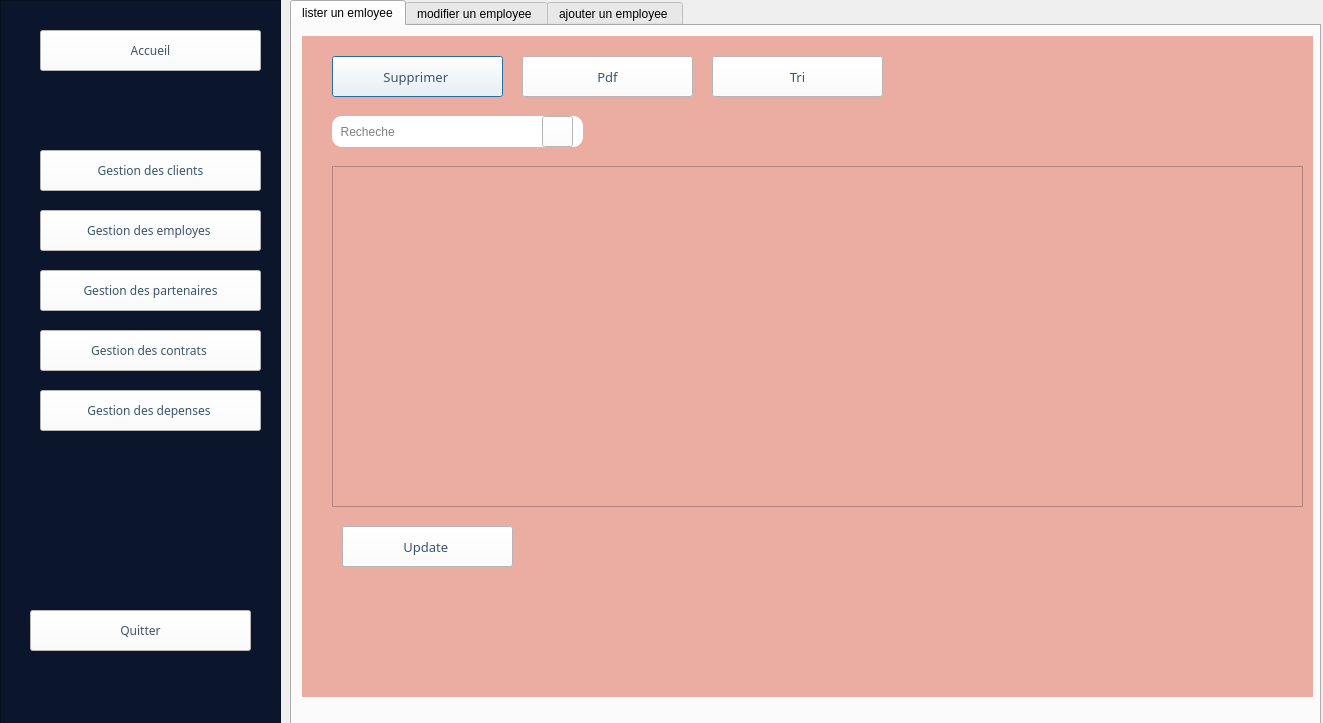
<?xml version="1.0" encoding="UTF-8"?>
<ui version="4.0">
 <class>nour</class>
 <widget class="QDialog" name="nour">
  <property name="geometry">
   <rect>
    <x>0</x>
    <y>0</y>
    <width>1323</width>
    <height>723</height>
   </rect>
  </property>
  <property name="windowTitle">
   <string>Dialog</string>
  </property>
  <widget class="QTabWidget" name="tabWidget">
   <property name="geometry">
    <rect>
     <x>290</x>
     <y>0</y>
     <width>1031</width>
     <height>751</height>
    </rect>
   </property>
   <property name="currentIndex">
    <number>0</number>
   </property>
   <widget class="QWidget" name="tab">
    <attribute name="title">
     <string>lister un emloyee</string>
    </attribute>
    <widget class="QWidget" name="widget_4" native="true">
     <property name="geometry">
      <rect>
       <x>10</x>
       <y>10</y>
       <width>1011</width>
       <height>661</height>
      </rect>
     </property>
     <property name="styleSheet">
      <string notr="true">background-color: rgb(235, 172, 162);
</string>
     </property>
     <widget class="QPushButton" name="pushButton_19">
      <property name="geometry">
       <rect>
        <x>30</x>
        <y>20</y>
        <width>171</width>
        <height>41</height>
       </rect>
      </property>
      <property name="font">
       <font>
        <family>Showcard Gothic</family>
        <pointsize>10</pointsize>
       </font>
      </property>
      <property name="styleSheet">
       <string notr="true">color: rgb(59, 85, 109);
background-color: rgb(255, 255, 255);</string>
      </property>
      <property name="text">
       <string>Supprimer </string>
      </property>
     </widget>
     <widget class="QPushButton" name="pushButton_21">
      <property name="geometry">
       <rect>
        <x>220</x>
        <y>20</y>
        <width>171</width>
        <height>41</height>
       </rect>
      </property>
      <property name="font">
       <font>
        <family>Showcard Gothic</family>
        <pointsize>10</pointsize>
       </font>
      </property>
      <property name="styleSheet">
       <string notr="true">color: rgb(59, 85, 109);
background-color: rgb(255, 255, 255);</string>
      </property>
      <property name="text">
       <string>Pdf</string>
      </property>
     </widget>
     <widget class="QPushButton" name="pushButton_22">
      <property name="geometry">
       <rect>
        <x>40</x>
        <y>490</y>
        <width>171</width>
        <height>41</height>
       </rect>
      </property>
      <property name="font">
       <font>
        <family>Showcard Gothic</family>
        <pointsize>10</pointsize>
       </font>
      </property>
      <property name="styleSheet">
       <string notr="true">color: rgb(59, 85, 109);
background-color: rgb(255, 255, 255);</string>
      </property>
      <property name="text">
       <string>Update </string>
      </property>
     </widget>
     <widget class="QTableView" name="tableView">
      <property name="geometry">
       <rect>
        <x>30</x>
        <y>130</y>
        <width>971</width>
        <height>341</height>
       </rect>
      </property>
      <property name="font">
       <font>
        <family>Trebuchet MS</family>
        <pointsize>9</pointsize>
        <italic>true</italic>
        <bold>false</bold>
       </font>
      </property>
      <property name="styleSheet">
       <string notr="true">

font: italic 9pt &quot;Trebuchet MS&quot;;</string>
      </property>
     </widget>
     <widget class="QPushButton" name="pushButton_23">
      <property name="geometry">
       <rect>
        <x>410</x>
        <y>20</y>
        <width>171</width>
        <height>41</height>
       </rect>
      </property>
      <property name="font">
       <font>
        <family>Showcard Gothic</family>
        <pointsize>10</pointsize>
       </font>
      </property>
      <property name="styleSheet">
       <string notr="true">color: rgb(59, 85, 109);
background-color: rgb(255, 255, 255);</string>
      </property>
      <property name="text">
       <string>Tri</string>
      </property>
     </widget>
     <widget class="QLineEdit" name="lineEdit_2">
      <property name="geometry">
       <rect>
        <x>30</x>
        <y>80</y>
        <width>251</width>
        <height>31</height>
       </rect>
      </property>
      <property name="styleSheet">
       <string notr="true">background-color: rgb(255, 255, 255);
border-radius: 10px;</string>
      </property>
      <property name="placeholderText">
       <string>  Recheche</string>
      </property>
     </widget>
     <widget class="QPushButton" name="pushButton_25">
      <property name="geometry">
       <rect>
        <x>240</x>
        <y>80</y>
        <width>31</width>
        <height>31</height>
       </rect>
      </property>
      <property name="styleSheet">
       <string notr="true">background-color: rgb(255, 255, 255);</string>
      </property>
      <property name="text">
       <string/>
      </property>
      <property name="icon">
       <iconset>
        <normaloff>../../../Pictures/research.png</normaloff>../../../Pictures/research.png</iconset>
      </property>
     </widget>
    </widget>
   </widget>
   <widget class="QWidget" name="">
    <attribute name="title">
     <string>modifier un employee </string>
    </attribute>
    <widget class="QWidget" name="widget_3" native="true">
     <property name="geometry">
      <rect>
       <x>20</x>
       <y>20</y>
       <width>861</width>
       <height>621</height>
      </rect>
     </property>
     <property name="styleSheet">
      <string notr="true">/*background-color: rgb(235, 172, 162);*/
/*background-color: rgb(190, 211, 195);*/
/*background-color: rgb(95, 194, 186);*/
background-color: rgb(235, 172, 162);
border-radius: 40px;</string>
     </property>
     <widget class="QLineEdit" name="cin_2">
      <property name="geometry">
       <rect>
        <x>10</x>
        <y>120</y>
        <width>171</width>
        <height>22</height>
       </rect>
      </property>
      <property name="font">
       <font>
        <family>Segoe Print</family>
        <bold>false</bold>
       </font>
      </property>
      <property name="styleSheet">
       <string notr="true">background-color: rgb(255, 255, 255);
border-radius: 10px;
</string>
      </property>
     </widget>
     <widget class="QLabel" name="label_8">
      <property name="geometry">
       <rect>
        <x>20</x>
        <y>90</y>
        <width>131</width>
        <height>16</height>
       </rect>
      </property>
      <property name="font">
       <font>
        <family>Segoe Print</family>
        <pointsize>11</pointsize>
        <bold>false</bold>
       </font>
      </property>
      <property name="text">
       <string>CIN</string>
      </property>
     </widget>
     <widget class="QLineEdit" name="prenom_2">
      <property name="geometry">
       <rect>
        <x>20</x>
        <y>190</y>
        <width>171</width>
        <height>22</height>
       </rect>
      </property>
      <property name="font">
       <font>
        <family>Segoe Print</family>
       </font>
      </property>
      <property name="styleSheet">
       <string notr="true">background-color: rgb(255, 255, 255);
border-radius: 10px;</string>
      </property>
     </widget>
     <widget class="QLineEdit" name="email_2">
      <property name="geometry">
       <rect>
        <x>20</x>
        <y>260</y>
        <width>171</width>
        <height>22</height>
       </rect>
      </property>
      <property name="font">
       <font>
        <family>Segoe Print</family>
       </font>
      </property>
      <property name="styleSheet">
       <string notr="true">background-color: rgb(255, 255, 255);
border-radius: 10px;</string>
      </property>
     </widget>
     <widget class="QLineEdit" name="nom_2">
      <property name="geometry">
       <rect>
        <x>260</x>
        <y>120</y>
        <width>181</width>
        <height>21</height>
       </rect>
      </property>
      <property name="font">
       <font>
        <family>Segoe Print</family>
       </font>
      </property>
      <property name="styleSheet">
       <string notr="true">background-color: rgb(255, 255, 255);
border-radius: 10px;</string>
      </property>
     </widget>
     <widget class="QLineEdit" name="salaire_2">
      <property name="geometry">
       <rect>
        <x>20</x>
        <y>340</y>
        <width>161</width>
        <height>22</height>
       </rect>
      </property>
      <property name="font">
       <font>
        <family>Segoe Print</family>
       </font>
      </property>
      <property name="styleSheet">
       <string notr="true">background-color: rgb(255, 255, 255);
border-radius: 10px;
</string>
      </property>
     </widget>
     <widget class="QLineEdit" name="fonction_2">
      <property name="geometry">
       <rect>
        <x>530</x>
        <y>120</y>
        <width>201</width>
        <height>22</height>
       </rect>
      </property>
      <property name="font">
       <font>
        <family>Segoe Print</family>
       </font>
      </property>
      <property name="styleSheet">
       <string notr="true">background-color: rgb(255, 255, 255);
border-radius: 10px;</string>
      </property>
     </widget>
     <widget class="QLabel" name="label_11">
      <property name="geometry">
       <rect>
        <x>20</x>
        <y>160</y>
        <width>131</width>
        <height>16</height>
       </rect>
      </property>
      <property name="font">
       <font>
        <family>Segoe Print</family>
        <pointsize>11</pointsize>
        <bold>false</bold>
       </font>
      </property>
      <property name="text">
       <string>Prenom</string>
      </property>
     </widget>
     <widget class="QLabel" name="label_12">
      <property name="geometry">
       <rect>
        <x>30</x>
        <y>230</y>
        <width>171</width>
        <height>21</height>
       </rect>
      </property>
      <property name="font">
       <font>
        <family>Segoe Print</family>
        <pointsize>11</pointsize>
        <bold>false</bold>
       </font>
      </property>
      <property name="text">
       <string>Email de l'employee</string>
      </property>
     </widget>
     <widget class="QLabel" name="label_13">
      <property name="geometry">
       <rect>
        <x>30</x>
        <y>310</y>
        <width>161</width>
        <height>16</height>
       </rect>
      </property>
      <property name="font">
       <font>
        <family>Segoe Print</family>
        <pointsize>11</pointsize>
        <bold>false</bold>
       </font>
      </property>
      <property name="text">
       <string>Salaire</string>
      </property>
     </widget>
     <widget class="QLabel" name="label_14">
      <property name="geometry">
       <rect>
        <x>20</x>
        <y>380</y>
        <width>201</width>
        <height>16</height>
       </rect>
      </property>
      <property name="font">
       <font>
        <family>Segoe Print</family>
        <pointsize>11</pointsize>
        <bold>false</bold>
       </font>
      </property>
      <property name="text">
       <string>Numero de telephone </string>
      </property>
     </widget>
     <widget class="QLabel" name="label_15">
      <property name="geometry">
       <rect>
        <x>260</x>
        <y>90</y>
        <width>181</width>
        <height>16</height>
       </rect>
      </property>
      <property name="font">
       <font>
        <family>Segoe Print</family>
        <pointsize>11</pointsize>
        <bold>false</bold>
       </font>
      </property>
      <property name="text">
       <string>Nom</string>
      </property>
     </widget>
     <widget class="QLabel" name="label_16">
      <property name="geometry">
       <rect>
        <x>250</x>
        <y>160</y>
        <width>151</width>
        <height>16</height>
       </rect>
      </property>
      <property name="font">
       <font>
        <family>Segoe Print</family>
        <pointsize>11</pointsize>
        <bold>false</bold>
       </font>
      </property>
      <property name="text">
       <string>Date d'embauche </string>
      </property>
     </widget>
     <widget class="QLabel" name="label_17">
      <property name="geometry">
       <rect>
        <x>20</x>
        <y>10</y>
        <width>351</width>
        <height>41</height>
       </rect>
      </property>
      <property name="font">
       <font>
        <family>Segoe Print</family>
        <pointsize>16</pointsize>
        <bold>true</bold>
       </font>
      </property>
      <property name="styleSheet">
       <string notr="true">color: rgb(0, 0, 0);</string>
      </property>
      <property name="text">
       <string>Modifier un employee</string>
      </property>
     </widget>
     <widget class="QLabel" name="label_18">
      <property name="geometry">
       <rect>
        <x>550</x>
        <y>90</y>
        <width>181</width>
        <height>16</height>
       </rect>
      </property>
      <property name="font">
       <font>
        <family>Segoe Print</family>
        <pointsize>11</pointsize>
        <bold>false</bold>
       </font>
      </property>
      <property name="text">
       <string>fonction</string>
      </property>
     </widget>
     <widget class="QLineEdit" name="numero_2">
      <property name="geometry">
       <rect>
        <x>20</x>
        <y>410</y>
        <width>161</width>
        <height>22</height>
       </rect>
      </property>
      <property name="font">
       <font>
        <family>Segoe Print</family>
       </font>
      </property>
      <property name="styleSheet">
       <string notr="true">background-color: rgb(255, 255, 255);
border-radius: 10px;
</string>
      </property>
     </widget>
     <widget class="QDateTimeEdit" name="deb_2">
      <property name="geometry">
       <rect>
        <x>250</x>
        <y>200</y>
        <width>201</width>
        <height>21</height>
       </rect>
      </property>
      <property name="styleSheet">
       <string notr="true">background-color: rgb(255, 255, 255);
border-radius: 10px;</string>
      </property>
     </widget>
    </widget>
    <widget class="QPushButton" name="pushButton_9">
     <property name="geometry">
      <rect>
       <x>860</x>
       <y>650</y>
       <width>151</width>
       <height>31</height>
      </rect>
     </property>
     <property name="font">
      <font>
       <family>Segoe Print</family>
       <pointsize>10</pointsize>
       <bold>true</bold>
      </font>
     </property>
     <property name="styleSheet">
      <string notr="true">background-color: rgb(255, 255, 255);
</string>
     </property>
     <property name="text">
      <string>valider </string>
     </property>
    </widget>
   </widget>
   <widget class="QWidget" name="tab_2">
    <attribute name="title">
     <string>ajouter un employee </string>
    </attribute>
    <widget class="QWidget" name="widget_2" native="true">
     <property name="geometry">
      <rect>
       <x>30</x>
       <y>10</y>
       <width>871</width>
       <height>631</height>
      </rect>
     </property>
     <property name="styleSheet">
      <string notr="true">/*background-color: rgb(235, 172, 162);*/
/*background-color: rgb(190, 211, 195);*/
/*background-color: rgb(95, 194, 186);*/
background-color: rgb(235, 172, 162);
border-radius: 40px;</string>
     </property>
     <widget class="QLineEdit" name="cin">
      <property name="geometry">
       <rect>
        <x>10</x>
        <y>120</y>
        <width>171</width>
        <height>22</height>
       </rect>
      </property>
      <property name="font">
       <font>
        <family>Segoe Print</family>
        <bold>false</bold>
       </font>
      </property>
      <property name="styleSheet">
       <string notr="true">background-color: rgb(255, 255, 255);
border-radius: 10px;
</string>
      </property>
     </widget>
     <widget class="QLabel" name="label">
      <property name="geometry">
       <rect>
        <x>20</x>
        <y>90</y>
        <width>131</width>
        <height>16</height>
       </rect>
      </property>
      <property name="font">
       <font>
        <family>Segoe Print</family>
        <pointsize>11</pointsize>
        <bold>false</bold>
       </font>
      </property>
      <property name="text">
       <string>CIN</string>
      </property>
     </widget>
     <widget class="QLineEdit" name="prenom">
      <property name="geometry">
       <rect>
        <x>20</x>
        <y>190</y>
        <width>171</width>
        <height>22</height>
       </rect>
      </property>
      <property name="font">
       <font>
        <family>Segoe Print</family>
       </font>
      </property>
      <property name="styleSheet">
       <string notr="true">background-color: rgb(255, 255, 255);
border-radius: 10px;</string>
      </property>
     </widget>
     <widget class="QLineEdit" name="email">
      <property name="geometry">
       <rect>
        <x>20</x>
        <y>260</y>
        <width>171</width>
        <height>22</height>
       </rect>
      </property>
      <property name="font">
       <font>
        <family>Segoe Print</family>
       </font>
      </property>
      <property name="styleSheet">
       <string notr="true">background-color: rgb(255, 255, 255);
border-radius: 10px;</string>
      </property>
     </widget>
     <widget class="QLineEdit" name="nom">
      <property name="geometry">
       <rect>
        <x>260</x>
        <y>120</y>
        <width>181</width>
        <height>21</height>
       </rect>
      </property>
      <property name="font">
       <font>
        <family>Segoe Print</family>
       </font>
      </property>
      <property name="styleSheet">
       <string notr="true">background-color: rgb(255, 255, 255);
border-radius: 10px;</string>
      </property>
     </widget>
     <widget class="QLineEdit" name="salaire">
      <property name="geometry">
       <rect>
        <x>20</x>
        <y>340</y>
        <width>161</width>
        <height>22</height>
       </rect>
      </property>
      <property name="font">
       <font>
        <family>Segoe Print</family>
       </font>
      </property>
      <property name="styleSheet">
       <string notr="true">background-color: rgb(255, 255, 255);
border-radius: 10px;
</string>
      </property>
     </widget>
     <widget class="QLineEdit" name="fonction">
      <property name="geometry">
       <rect>
        <x>530</x>
        <y>120</y>
        <width>201</width>
        <height>22</height>
       </rect>
      </property>
      <property name="font">
       <font>
        <family>Segoe Print</family>
       </font>
      </property>
      <property name="styleSheet">
       <string notr="true">background-color: rgb(255, 255, 255);
border-radius: 10px;</string>
      </property>
     </widget>
     <widget class="QLabel" name="label_5">
      <property name="geometry">
       <rect>
        <x>20</x>
        <y>160</y>
        <width>131</width>
        <height>16</height>
       </rect>
      </property>
      <property name="font">
       <font>
        <family>Segoe Print</family>
        <pointsize>11</pointsize>
        <bold>false</bold>
       </font>
      </property>
      <property name="text">
       <string>Prenom</string>
      </property>
     </widget>
     <widget class="QLabel" name="label_2">
      <property name="geometry">
       <rect>
        <x>30</x>
        <y>230</y>
        <width>171</width>
        <height>21</height>
       </rect>
      </property>
      <property name="font">
       <font>
        <family>Segoe Print</family>
        <pointsize>11</pointsize>
        <bold>false</bold>
       </font>
      </property>
      <property name="text">
       <string>Email de l'employee</string>
      </property>
     </widget>
     <widget class="QLabel" name="label_3">
      <property name="geometry">
       <rect>
        <x>30</x>
        <y>310</y>
        <width>161</width>
        <height>16</height>
       </rect>
      </property>
      <property name="font">
       <font>
        <family>Segoe Print</family>
        <pointsize>11</pointsize>
        <bold>false</bold>
       </font>
      </property>
      <property name="text">
       <string>Salaire</string>
      </property>
     </widget>
     <widget class="QLabel" name="label_6">
      <property name="geometry">
       <rect>
        <x>20</x>
        <y>380</y>
        <width>201</width>
        <height>16</height>
       </rect>
      </property>
      <property name="font">
       <font>
        <family>Segoe Print</family>
        <pointsize>11</pointsize>
        <bold>false</bold>
       </font>
      </property>
      <property name="text">
       <string>Numero de telephone </string>
      </property>
     </widget>
     <widget class="QLabel" name="label_4">
      <property name="geometry">
       <rect>
        <x>260</x>
        <y>90</y>
        <width>181</width>
        <height>16</height>
       </rect>
      </property>
      <property name="font">
       <font>
        <family>Segoe Print</family>
        <pointsize>11</pointsize>
        <bold>false</bold>
       </font>
      </property>
      <property name="text">
       <string>Nom</string>
      </property>
     </widget>
     <widget class="QLabel" name="label_9">
      <property name="geometry">
       <rect>
        <x>250</x>
        <y>160</y>
        <width>151</width>
        <height>16</height>
       </rect>
      </property>
      <property name="font">
       <font>
        <family>Segoe Print</family>
        <pointsize>11</pointsize>
        <bold>false</bold>
       </font>
      </property>
      <property name="text">
       <string>Date d'embauche </string>
      </property>
     </widget>
     <widget class="QLabel" name="label_7">
      <property name="geometry">
       <rect>
        <x>20</x>
        <y>10</y>
        <width>351</width>
        <height>41</height>
       </rect>
      </property>
      <property name="font">
       <font>
        <family>Segoe Print</family>
        <pointsize>16</pointsize>
        <bold>true</bold>
       </font>
      </property>
      <property name="styleSheet">
       <string notr="true">color: rgb(0, 0, 0);</string>
      </property>
      <property name="text">
       <string>Formulaire Du employee </string>
      </property>
     </widget>
     <widget class="QLabel" name="label_10">
      <property name="geometry">
       <rect>
        <x>550</x>
        <y>90</y>
        <width>181</width>
        <height>16</height>
       </rect>
      </property>
      <property name="font">
       <font>
        <family>Segoe Print</family>
        <pointsize>11</pointsize>
        <bold>false</bold>
       </font>
      </property>
      <property name="text">
       <string>fonction</string>
      </property>
     </widget>
     <widget class="QLineEdit" name="numero">
      <property name="geometry">
       <rect>
        <x>20</x>
        <y>410</y>
        <width>161</width>
        <height>22</height>
       </rect>
      </property>
      <property name="font">
       <font>
        <family>Segoe Print</family>
       </font>
      </property>
      <property name="styleSheet">
       <string notr="true">background-color: rgb(255, 255, 255);
border-radius: 10px;
</string>
      </property>
     </widget>
     <widget class="QDateTimeEdit" name="de">
      <property name="geometry">
       <rect>
        <x>250</x>
        <y>200</y>
        <width>201</width>
        <height>21</height>
       </rect>
      </property>
      <property name="styleSheet">
       <string notr="true">background-color: rgb(255, 255, 255);
border-radius: 10px;</string>
      </property>
     </widget>
    </widget>
    <widget class="QPushButton" name="pushButton_8">
     <property name="geometry">
      <rect>
       <x>910</x>
       <y>640</y>
       <width>75</width>
       <height>24</height>
      </rect>
     </property>
     <property name="text">
      <string>valider</string>
     </property>
    </widget>
   </widget>
  </widget>
  <widget class="QFrame" name="frame">
   <property name="geometry">
    <rect>
     <x>0</x>
     <y>0</y>
     <width>281</width>
     <height>791</height>
    </rect>
   </property>
   <property name="styleSheet">
    <string notr="true">background-color: rgb(11, 22, 44);</string>
   </property>
   <property name="frameShape">
    <enum>QFrame::StyledPanel</enum>
   </property>
   <property name="frameShadow">
    <enum>QFrame::Raised</enum>
   </property>
   <widget class="QPushButton" name="pushButton">
    <property name="geometry">
     <rect>
      <x>40</x>
      <y>30</y>
      <width>221</width>
      <height>41</height>
     </rect>
    </property>
    <property name="font">
     <font>
      <family>Showcard Gothic</family>
     </font>
    </property>
    <property name="styleSheet">
     <string notr="true">background-color: rgb(255, 255, 255);
color: rgb(59, 85, 109);
  padding: 10px ;</string>
    </property>
    <property name="text">
     <string>Accueil</string>
    </property>
   </widget>
   <widget class="QPushButton" name="pushButton_2">
    <property name="geometry">
     <rect>
      <x>40</x>
      <y>150</y>
      <width>221</width>
      <height>41</height>
     </rect>
    </property>
    <property name="font">
     <font>
      <family>Showcard Gothic</family>
     </font>
    </property>
    <property name="styleSheet">
     <string notr="true">background-color: rgb(255, 255, 255);
color: rgb(59, 85, 109);</string>
    </property>
    <property name="text">
     <string>Gestion des clients</string>
    </property>
   </widget>
   <widget class="QPushButton" name="pushButton_3">
    <property name="geometry">
     <rect>
      <x>40</x>
      <y>210</y>
      <width>221</width>
      <height>41</height>
     </rect>
    </property>
    <property name="font">
     <font>
      <family>Showcard Gothic</family>
     </font>
    </property>
    <property name="styleSheet">
     <string notr="true">background-color: rgb(255, 255, 255);
color: rgb(59, 85, 109);</string>
    </property>
    <property name="text">
     <string>Gestion des employes </string>
    </property>
   </widget>
   <widget class="QPushButton" name="pushButton_4">
    <property name="geometry">
     <rect>
      <x>40</x>
      <y>270</y>
      <width>221</width>
      <height>41</height>
     </rect>
    </property>
    <property name="font">
     <font>
      <family>Showcard Gothic</family>
     </font>
    </property>
    <property name="styleSheet">
     <string notr="true">background-color: rgb(255, 255, 255);
color: rgb(59, 85, 109);</string>
    </property>
    <property name="text">
     <string>Gestion des partenaires</string>
    </property>
   </widget>
   <widget class="QPushButton" name="pushButton_5">
    <property name="geometry">
     <rect>
      <x>40</x>
      <y>330</y>
      <width>221</width>
      <height>41</height>
     </rect>
    </property>
    <property name="font">
     <font>
      <family>Showcard Gothic</family>
     </font>
    </property>
    <property name="styleSheet">
     <string notr="true">background-color: rgb(255, 255, 255);
color: rgb(59, 85, 109);</string>
    </property>
    <property name="text">
     <string>Gestion des contrats </string>
    </property>
   </widget>
   <widget class="QPushButton" name="pushButton_6">
    <property name="geometry">
     <rect>
      <x>40</x>
      <y>390</y>
      <width>221</width>
      <height>41</height>
     </rect>
    </property>
    <property name="font">
     <font>
      <family>Showcard Gothic</family>
     </font>
    </property>
    <property name="styleSheet">
     <string notr="true">background-color: rgb(255, 255, 255);
color: rgb(59, 85, 109);</string>
    </property>
    <property name="text">
     <string>Gestion des depenses </string>
    </property>
   </widget>
   <widget class="QPushButton" name="pushButton_7">
    <property name="geometry">
     <rect>
      <x>30</x>
      <y>610</y>
      <width>221</width>
      <height>41</height>
     </rect>
    </property>
    <property name="font">
     <font>
      <family>Showcard Gothic</family>
     </font>
    </property>
    <property name="styleSheet">
     <string notr="true">background-color: rgb(255, 255, 255);
color: rgb(59, 85, 109);</string>
    </property>
    <property name="text">
     <string>Quitter</string>
    </property>
   </widget>
  </widget>
 </widget>
 <resources/>
 <connections/>
</ui>
